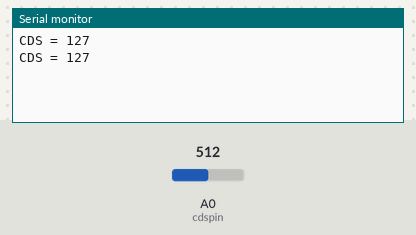
Simulated run of this sketch. Board: Arduino Uno, built with avr-gcc and run on an emulated ATmega328P. On the bench: the last lines printed to the serial monitor. The test bench sets the inputs (shaded band); at power-on: A0 (cdspin) = 512.

Above: at 1.8 s.
1.9 s: A0 (cdspin) set to 716
At 2.8 s:
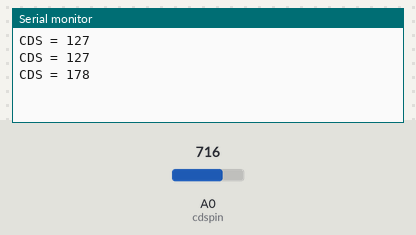
3.4 s: A0 (cdspin) set to 900
At 4.9 s:
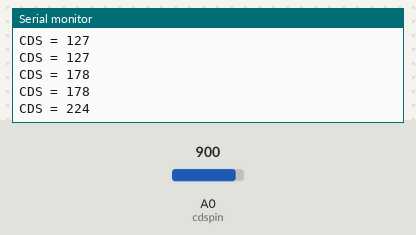
Timing chart, 0 to 6.4 s (numbered marks = the images above; inputs shaded):
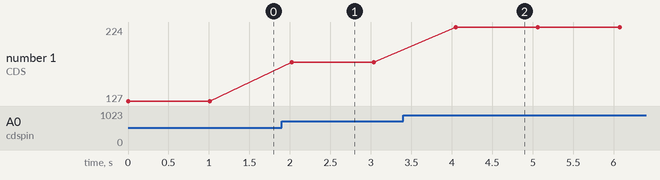

Measured:
- after the input at 1.9 s, the serial monitor: prints a new line after 0.12 s (image 1)
- after the input at 3.4 s, the serial monitor: prints a new line after 0.65 s (image 2)
- plotted number 1: 127 → 178 after the input at 1.9 s, 178 → 224 after the input at 3.4 s

The sketch:

bluetooth_light.ino
```cpp
#include <SoftwareSerial.h> //시리얼통신 라이브러리 호출

int blueTx=3;   //Tx (보내는핀 설정)
int blueRx=2;   //Rx (받는핀 설정)
SoftwareSerial mySerial(blueTx, blueRx);  //시리얼 통신을 위한 객체선언

int cdspin = A0;

void setup()
{
  Serial.begin(9600);   //시리얼모니터
  mySerial.begin(9600); //블루투스 시리얼
}
void loop()
{
  int m_cds = map(analogRead(cdspin),0,1023,0,255);
  Serial.print("CDS = ");
  Serial.println(m_cds);

  mySerial.print("CDS = ");
  mySerial.println(m_cds);
  delay(1000);
}
```
